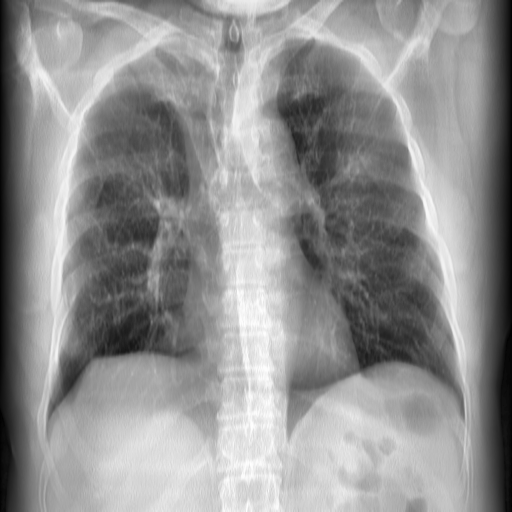
#> input picture CXR/2/00.png, 1024 x 1024 px, given as the content of the folder Data/In/0, which was not available (shown at 1/2 size)
$ python resizexr.py
#> lines starting #> are read from the running program, lines starting #| are printed output that depends on the picture
import matplotlib.pyplot as plt
from PIL import Image
import os

'''

image = Image.open(r"Data\In\0\0001.png")
new_image = image.resize((256, 256))
new_image.show()

'''

for img in os.listdir(r"Data\In\0"):

    image = Image.open(os.path.join(r"Data\In\0", img))
#> image is the input picture: PIL image 1024x1024 RGB; min 0, max 255, mean 145.1
    filename = img[0:4]
    new_image = image.resize((256, 256))
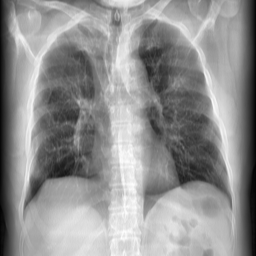
#> new_image: PIL image 256x256 RGB; min 0, max 253, mean 145.1
    path = os.path.join(r"Data\In_New\0", filename + ".png")
    new_image.save(path)
    print(filename)

for img in os.listdir(r"Data\In\1"):

    image = Image.open(os.path.join(r"Data\In\1", img))
    filename = img[0:4]
    new_image = image.resize((256, 256))
    path = os.path.join(r"Data\In_New\1", filename + ".png")
    new_image.save(path)
    print(filename)

for img in os.listdir(r"Data\In\2"):

    image = Image.open(os.path.join(r"Data\In\2", img))
    filename = img[0:4]
    new_image = image.resize((256, 256))
    path = os.path.join(r"Data\In_New\2", filename + ".png")
    new_image.save(path)
    print(filename)
#> pass 2 of the loop `for img in os.listdir(r"Data\In\2"):`:
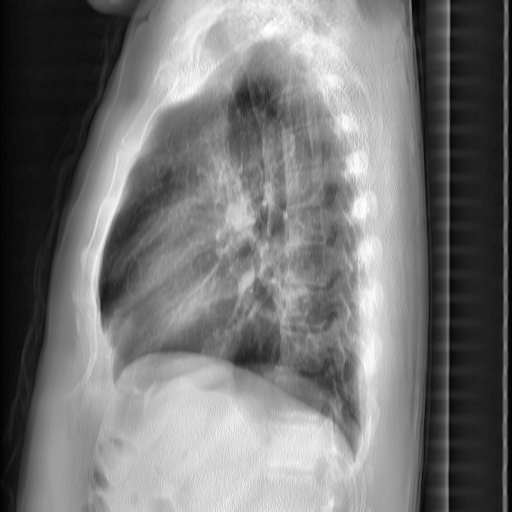
#> input picture CXR/2/01.png, 1024 x 1024 px, found by its file name (shown at 1/2 size)
#> image is the input picture: PIL image 1024x1024 RGB; min 0, max 255, mean 117
#> `new_image = image.resize((256, 256))`:
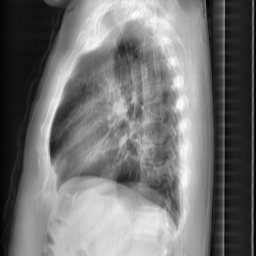
#> new_image: PIL image 256x256 RGB; min 1, max 255, mean 117
#> pass 3 of the loop `for img in os.listdir(r"Data\In\2"):`:
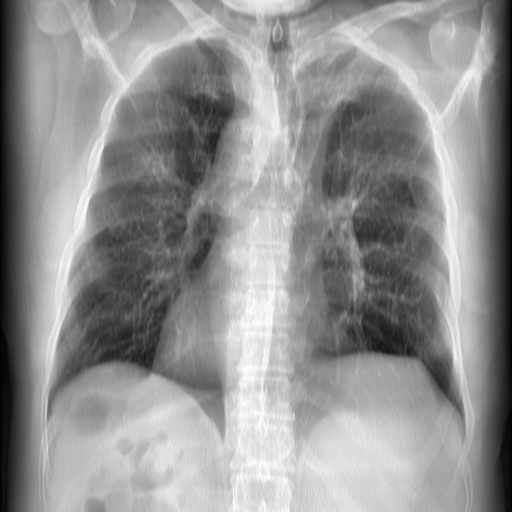
#> input picture CXR/2/02.png, 1024 x 1024 px, found by its file name (shown at 1/2 size)
#> image is the input picture: PIL image 1024x1024 RGB; min 0, max 255, mean 145.1
#> `new_image = image.resize((256, 256))`:
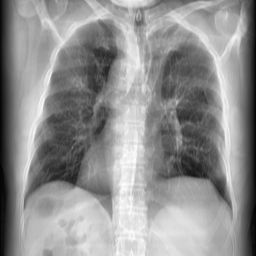
#> new_image: PIL image 256x256 RGB; min 0, max 253, mean 145.1
#> the loop made 4 passes; the first 3 are shown

for img in os.listdir(r"Data\In\3"):

    image = Image.open(os.path.join(r"Data\In\3", img))
    filename = img[0:4]
    new_image = image.resize((256, 256))
    path = os.path.join(r"Data\In_New\3", filename + ".png")
    new_image.save(path)
    print(filename)
